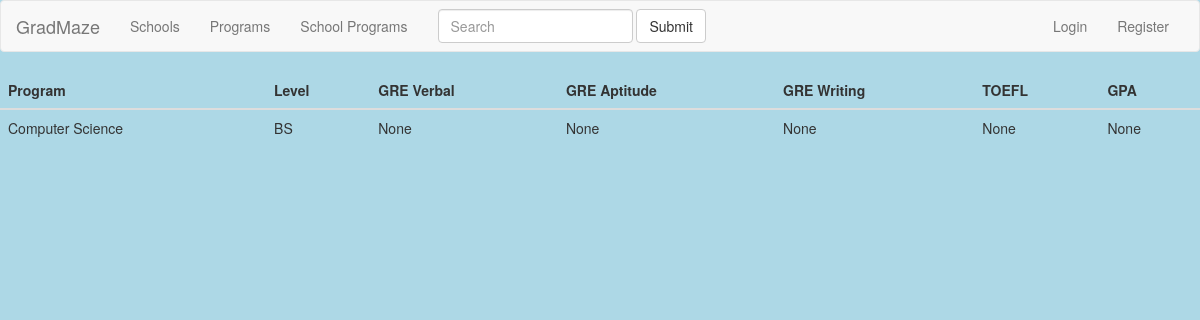
Page /GradMaze/programs/3 on the committed database.
### main/models.py (models this page shows, shortened)
class Program(models.Model):
    name = models.CharField(max_length=50)
    level = models.CharField(max_length=50)  # Masters/PhD/PSM
    school_level = models.CharField(max_length=50) # Graduate vs Undergraduate
    greverbal = models.CharField(max_length=5, null=True)
    greapti = models.CharField(max_length=5, null=True)
    grewriting = models.CharField(max_length=5, null=True)
    toefl = models.CharField(max_length=5, null=True)
    gpa = models.CharField(max_length=5, null=True)

### main/views.py (the view)
# urls.py: url(r'^programs/(?P<pk>\d+)$', views.DetailProgramFromSP.as_view(), name='program-ancher-list'),
class DetailProgramFromSP(DetailView):
    model = Program
    template_name = 'program_ancher_list.html'

### templates/program_ancher_list.html (shortened to what this page needs)
{% extends "base.html" %}
{% block content %}
  <div class="table-responsive">
  <table class="table">
    <thead>
      <tr>
        <th>Program</th>
        <th>Level</th>
        <th>GRE Verbal</th>
        <th>GRE Aptitude</th>
        <th>GRE Writing</th>
        <th>TOEFL</th>
        <th>GPA</th>
      </tr>
    </thead>
    <tbody>
      <tr>
        <td>{{ program.name }}</td>
        <td>{{ program.level }}</td>
        <td>{{ program.greverbal }}</td>
        <td>{{ program.greapti }}</td>
        <td>{{ program.grewriting }}</td>
        <td>{{ program.toefl }}</td>
        <td>{{ program.gpa }}</td>
      </tr>
    </tbody>
  </table>
  </div>
{% endblock %}

### static/css/base.css (style rules this page uses)
html body { background-color: lightblue; }

### rows in the picture
Program: name "Computer Science", level "BS", greverbal "None", greapti "None", grewriting "None", toefl "None", gpa "None"
